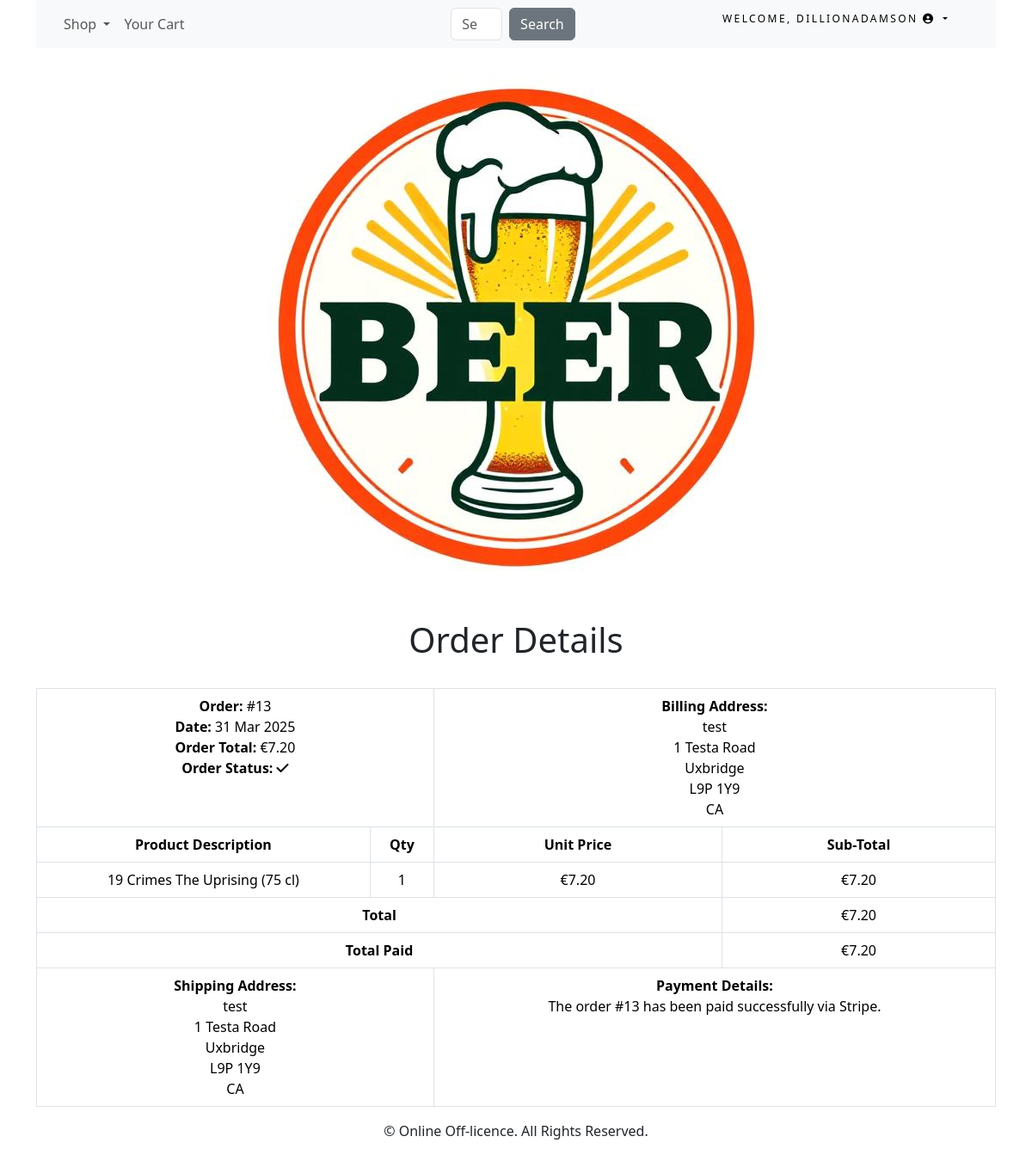
The app's page /order/13/ (signed in) with its own data.
### accounts/models.py (models this page shows)
class CustomUser(AbstractUser):
    age = models.PositiveIntegerField(null=True, blank=True)

### order/models.py (models this page shows, shortened)
class Order(models.Model):
    token = models.CharField(max_length=250, blank=True)
    total = models.DecimalField(
        max_digits=10, decimal_places=2, verbose_name='Euro Order Total'
    )
    emailAddress = models.EmailField(
        max_length=250, blank=True, verbose_name='Email Address'
    )
    created = models.DateTimeField(auto_now_add=True)
    billingName = models.CharField(max_length=250, blank=True)
    billingAddress1 = models.CharField(max_length=250, blank=True)
    billingCity = models.CharField(max_length=250, blank=True)
    billingPostcode = models.CharField(max_length=10, blank=True)
    billingCountry = models.CharField(max_length=200, blank=True)
    shippingName = models.CharField(max_length=250, blank=True)
    shippingAddress1 = models.CharField(max_length=250, blank=True)
    shippingCity = models.CharField(max_length=250, blank=True)
    shippingPostcode = models.CharField(max_length=10, blank=True)
    shippingCountry = models.CharField(max_length=200, blank=True)
    voucher = models.ForeignKey(Voucher,related_name='orders',null=True,blank=True,on_delete=models.SET_NULL)
    discount = models.IntegerField(default = 0,validators=[MinValueValidator(0),MaxValueValidator(100)])
    class Meta:
        db_table = 'Order'
        ordering = ['-created']

class OrderItem(models.Model):
    product = models.CharField(max_length=250)
    quantity = models.IntegerField()
    price = models.DecimalField(
        max_digits=10, decimal_places=2, verbose_name='Euro Price'
    )
    order = models.ForeignKey(Order, on_delete=models.CASCADE)
    class Meta:
        db_table = 'OrderItem'
    def sub_total(self):
        return self.quantity * self.price

### order/views.py (the view)
# urls.py: path('<int:order_id>/', views.orderDetail.as_view(), name='order_detail'),
class orderDetail(LoginRequiredMixin, View):
    def get(self, request, order_id):
        if request.user.is_authenticated:
            email = str(request.user.email)
            order = Order.objects.get(id=order_id, emailAddress=email)
            order_items = OrderItem.objects.filter(order=order)
        return render(request, 'order_detail.html', {'order': order, 'order_items': order_items})

### cart/context_processors.py (called while the page is built)
def counter(request):
    item_count = 0
    if 'admin' in request.path:
        return {}
    else:
        try:
            cart = Cart.objects.filter(cart_id=_cart_id(request))
            cart_items = CartItem.objects.all().filter(cart=cart[:1])
            for cart_item in cart_items:
                item_count += cart_item.quantity
        except Cart.DoesNotExist:
            item_count = 0
    return {'item_count':item_count}

### cart/views.py (called while the page is built)
def _cart_id(request):
    cart = request.session.session_key
    if not cart:
        cart = request.session.create()
    return cart

### shop/context_processors.py (called while the page is built)
def menu_links(request):
    links = Category.objects.all()
    return {'links':links}

### shop/models.py (called while the page is built)
    def get_absolute_url(self):
        return reverse('shop:products_by_category', args=[self.id])

### order/templates/order_detail.html (shortened to what this page needs)
{% extends "base.html" %}
{% load static %}
{% block content %}
<div>
    <div class="text-center">
        <br>
        <h1 class="text-center my_title">Order Details</h1>
        <br>
        <table class="table table-bordered">
            <tr>
                <td class="text-left" colspan="2">
                    <b>Order: </b>#{{ order.id }}<br>
                    <b>Date: </b>{{ order.created|date:"d M Y" }}<br>
                    <b>Order Total: </b>€{{ order.total }}<br>
                    <b>Order Status: </b><i class="fas fa-check"></i>
                </td>
                <td class="text-left" colspan="2">
                    <b>Billing Address: </b><br>
                    {{ order.billingName }}<br>
                    {{ order.billingAddress1 }}<br>
                    {{ order.billingCity }}<br>
                    {{ order.billingPostcode }}<br>
                    {{ order.billingCountry }}<br>
                </td>
            </tr>
            <tr>
                <td><b>Product Description</b></td>
                <td><b>Qty</b></td>
                <td><b>Unit Price</b></td>
                <td><b>Sub-Total</b></td>
            </tr>
            {% for item in order_items %}
            <tr>
                <td>{{ item.product }}</td>
                <td>{{ item.quantity }}</td>
                <td>€{{ item.price }}</td>
                <td>€{{ item.sub_total }}</td>
            </tr>
            {% endfor %}
            <tr>
                <td class="text-right" colspan="3"><b>Total</b></td>
                <td>€{{ order.total }}</td>
            </tr>
            <tr>
                <td class="text-right" colspan="3"><b>Total Paid</b></td>
                <td>€{{ order.total }}</td>
            </tr>
            <tr>
                <td class="text-left" colspan="2">
                    <b>Shipping Address: </b><br>
                    {{ order.shippingName }}<br>
                    {{ order.shippingAddress1 }}<br>
                    {{ order.shippingCity }}<br>
                    {{ order.shippingPostcode }}<br>
                    {{ order.shippingCountry }}<br>
                </td>
                <td class="text-left" colspan="2">
                    <b>Payment Details: </b><br>
                    The order #{{ order.id }} has been paid successfully via Stripe.
                </td>
            </tr>
        </table>
    </div>
</div>
{% endblock %}

### shop/templates/navbar.html (shortened to what this page needs)
<nav class="navbar navbar-expand-lg navbar-light bg-light">
  <div class="container-fluid">
    <div class="collapse navbar-collapse" id="navbarSupportedContent">
      <ul class="navbar-nav container-fluid">
        <li class="nav-item dropdown">
          <a class="nav-link dropdown-toggle" href="#" id="navbarDropdown" role="button" data-bs-toggle="dropdown" aria-expanded="false">
            Shop
          </a>
          </li>
        <li class="nav-item">
          <a class="nav-link" href="{% url 'cart:cart_detail' %}">Your Cart</a>
        </li>
      </ul>
      <form class="d-flex" action="{% url 'search_app:searchResult' %}" method="get">
        <input class="form-control me-2" type="search" placeholder="Search" aria-label="Search" name="q">
        <button class="btn btn-secondary" type="submit">Search</button>
      </form>
      <div class="container">
        <div class="my_custom_menu">
      <ul>
        {% if user.is_authenticated %}
        <li>
            Welcome,
            <a href="#" class="dropdown-toggle" data-bs-toggle="dropdown" aria-haspopup="true" aria-expanded="false">
                {{ user.username }} <i class="fas fa-user-circle"></i>
            </a>
        </li>
        {% endif %}
    </ul>
    </div>
</div>
</div>
  </div>
</nav>

### static/css/custom.css (style rules this page uses)
.my_custom_menu { text-align: right !important; }
.my_custom_menu ul li { list-style: none; color: #000; text-transform: uppercase; letter-spacing: .2em; font-size: 12px; padding-right: 20px; display: inline; }
.my_custom_menu ul li a { text-decoration: none; color: #000; list-style: none; text-transform: uppercase; letter-spacing: .2em; font-size: 12px; }

### records on screen
CustomUser: username "DILLIONADAMSON"
Order: id "13", created "31 Mar 2025", total "7.20", billingName "test", billingAddress1 "1 Testa Road", billingCity "Uxbridge", billingPostcode "L9P 1Y9", billingCountry "CA", shippingName "test", shippingAddress1 "1 Testa Road", shippingCity "Uxbridge", shippingPostcode "L9P 1Y9", shippingCountry "CA"
OrderItem: product "19 Crimes The Uprising (75 cl)", quantity "1", price "7.20", sub_total "7.20"
